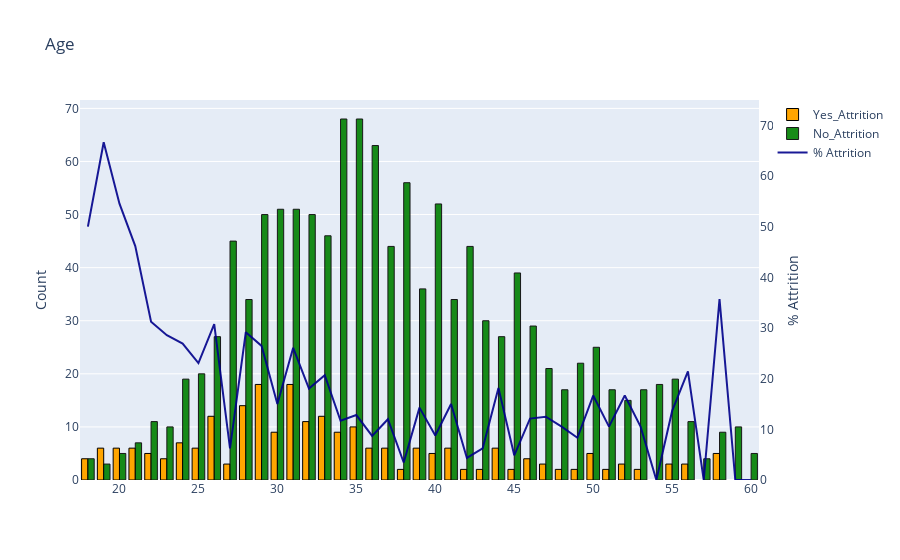

Write notebook code for a chart like this one.
### Code cell
barplot('Age', False)

### Figure 1 — Plotly figure (JSON) as saved in the notebook; plotly's stock layout.template omitted (floating-point values rounded to 4 significant figures)
{"data": [{"marker": {"color": "orange", "line": {"color": "#000000", "width": 1}}, "name": "Yes_Attrition", "type": "bar", "x": [31, 29, 28, 33, 26, 32, 35, 34, 30, 24, 21, 44, 37, 19, 41, 25, 20, 39, 36, 40, 50, 22, 58, 23, 46, 18, 56, 55, 27, 52, 47, 48, 45, 42, 38, 51, 49, 43, 53], "y": [18, 18, 14, 12, 12, 11, 10, 9, 9, 7, 6, 6, 6, 6, 6, 6, 6, 6, 6, 5, 5, 5, 5, 4, 4, 4, 3, 3, 3, 3, 3, 2, 2, 2, 2, 2, 2, 2, 2]}, {"marker": {"color": "green", "line": {"color": "#000000", "width": 1}}, "name": "No_Attrition", "opacity": 0.9, "type": "bar", "x": [34, 35, 36, 38, 40, 31, 30, 29, 32, 33, 27, 42, 37, 45, 39, 41, 28, 43, 46, 44, 26, 50, 49, 47, 25, 55, 24, 54, 48, 51, 53, 52, 22, 56, 59, 23, 58, 21, 60, 20, 57, 18, 19], "y": [68, 68, 63, 56, 52, 51, 51, 50, 50, 46, 45, 44, 44, 39, 36, 34, 34, 30, 29, 27, 27, 25, 22, 21, 20, 19, 19, 18, 17, 17, 17, 15, 11, 11, 10, 10, 9, 7, 5, 5, 4, 4, 3]}, {"marker": {"color": "darkblue", "line": {"color": "#000000", "width": 0.5}}, "name": "% Attrition", "opacity": 0.9, "type": "scatter", "x": [18, 19, 20, 21, 22, 23, 24, 25, 26, 27, 28, 29, 30, 31, 32, 33, 34, 35, 36, 37, 38, 39, 40, 41, 42, 43, 44, 45, 46, 47, 48, 49, 50, 51, 52, 53, 54, 55, 56, 57, 58, 59, 60], "y": [50, 66.67, 54.55, 46.15, 31.25, 28.57, 26.92, 23.08, 30.77, 6.25, 29.17, 26.47, 15, 26.09, 18.03, 20.69, 11.69, 12.82, 8.696, 12, 3.448, 14.29, 8.772, 15, 4.348, 6.25, 18.18, 4.878, 12.12, 12.5, 10.53, 8.333, 16.67, 10.53, 16.67, 10.53, 0, 13.64, 21.43, 0, 35.71, 0, 0], "yaxis": "y2"}], "layout": {"title": {"text": "Age"}, "yaxis": {"title": {"text": "Count"}}, "yaxis2": {"anchor": "x", "overlaying": "y", "range": [0, 75], "showgrid": false, "side": "right", "title": {"text": "% Attrition"}, "zeroline": false}}}
